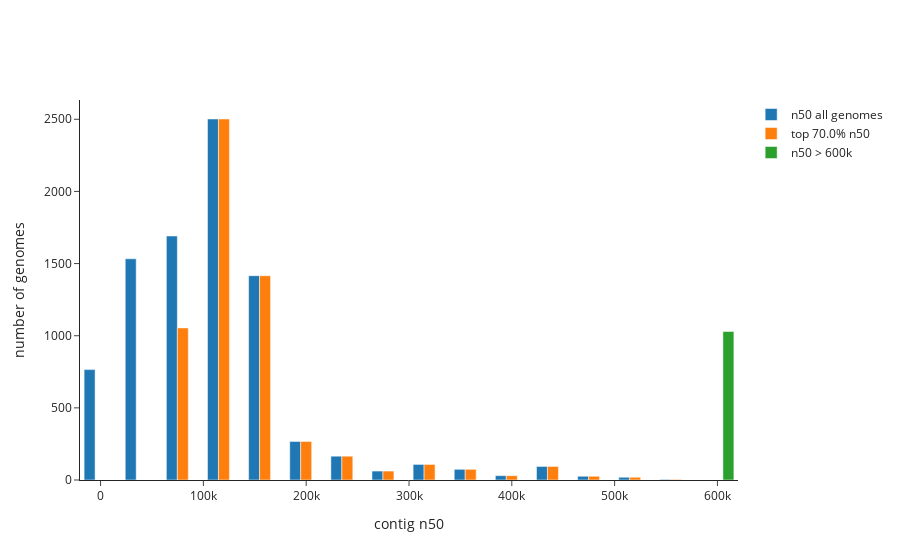

Notebook source saved alongside this figure:
### Code cell
def make_n50_distribution_fig(accessions_df, n50):
    """"""
    y,x =                       np.histogram(list(n50.values()), range = [0,600000], bins = 15)
    y_high, x_high =            np.histogram(list(n50.values()), range = [600000,50000000], bins = 1)
    y_filt , x_filt =           np.histogram(accessions_df['contig_n50'], range = [0,600000], bins = 15)
    y_filt_high , x_filt_high = np.histogram(accessions_df['contig_n50'], range = [600000,50000000], bins = 1)
    
    trace_all =  go.Bar(x = x,y=  y, name = 'n50 all genomes')
    trace_filt = go.Bar(x = x_filt,y= y_filt, name = f'top {(1-thresh)*100}% n50')
    
    trace_all_high = go.Bar(x = x_high,y= y_high, name = 'n50 > 600k')
    fig = go.Figure(data = [trace_all, trace_filt, trace_all_high])
    fig.update_yaxes(title = 'number of genomes')
    fig.update_xaxes(title = 'contig n50')
    fig.update_layout(template = 'simple_white')
    return fig


fig=make_n50_distribution_fig(accessions_df, n50)
os.makedirs(f'./figures', exist_ok=True)
pio.write_image(fig, os.path.join(f'genome_filtering_top{(1-thresh)*100}_perc.png'))
fig

### Figure 1 — Plotly figure (JSON) as saved in the notebook; plotly's stock layout.template omitted (floating-point values rounded to 4 significant figures)
{"data": [{"name": "n50 all genomes", "type": "bar", "x": [0, 40000, 80000, 120000, 160000, 200000, 240000, 280000, 320000, 360000, 400000, 440000, 480000, 520000, 560000, 600000], "y": [765, 1533, 1691, 2502, 1416, 267, 165, 62, 108, 74, 30, 94, 26, 19, 4]}, {"name": "top 70.0% n50", "type": "bar", "x": [0, 40000, 80000, 120000, 160000, 200000, 240000, 280000, 320000, 360000, 400000, 440000, 480000, 520000, 560000, 600000], "y": [0, 0, 1054, 2502, 1416, 267, 165, 62, 108, 74, 30, 94, 26, 19, 4]}, {"name": "n50 > 600k", "type": "bar", "x": [600000, 50000000], "y": [1029]}], "layout": {"autosize": true, "xaxis": {"autorange": true, "range": [-20000, 620000], "title": {"text": "contig n50"}, "type": "linear"}, "yaxis": {"autorange": true, "range": [0, 2634.0], "title": {"text": "number of genomes"}, "type": "linear"}}}
